Frame 1 (no input): blank canvas, image omitted
Frame 60 (no input): blank canvas, image omitted
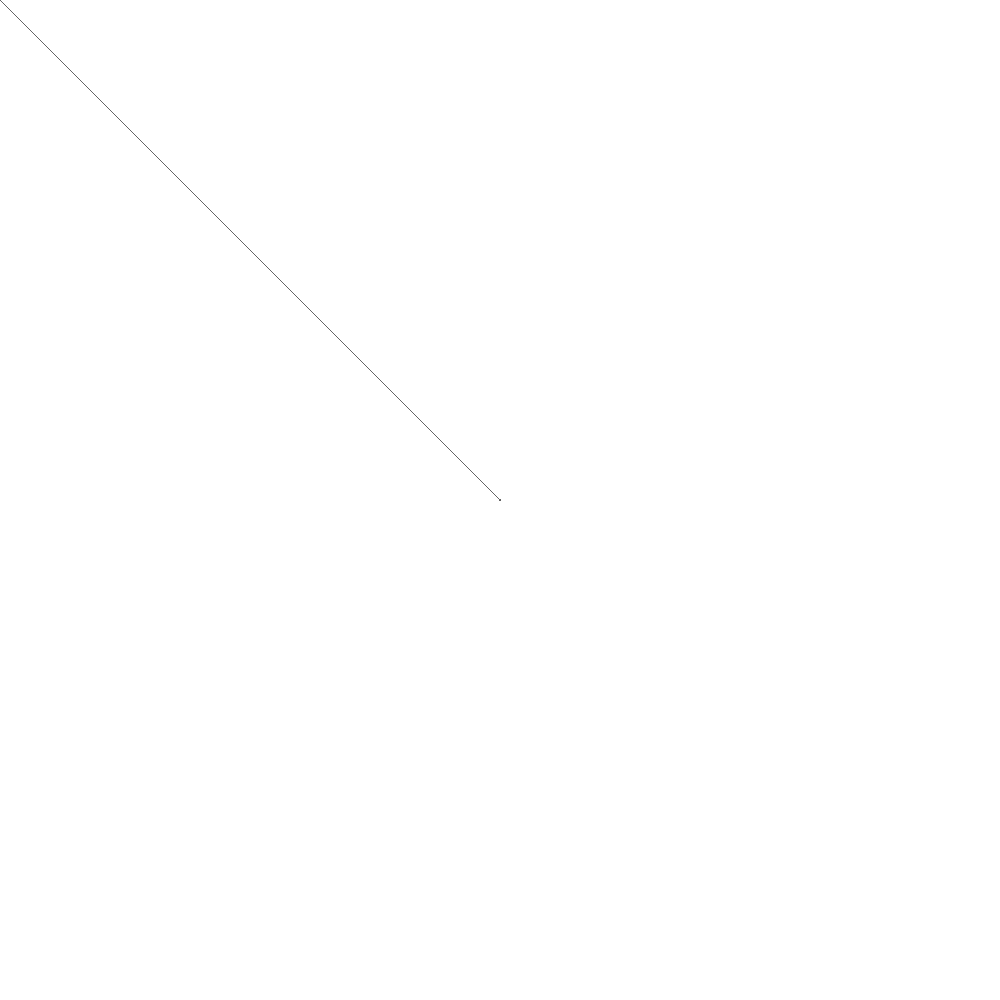
Frame 120 (the mouse pressed at the canvas centre since frame 60)

The p5.js sketch whose frames 1 and 60 were blank and that drew this single picture after the mouse press (run headless with seeded random() and noise() and a simulated clock; from frame 60 on, the mouse is pressed at the canvas centre):

// p5.js sketch
// ── sketch.js

function setup() {
  createCanvas(1000, 1000);

}


function draw() {


  var mouseSpeed = Math.abs(mouseX - pmouseX);
  stroke(100);
  strokeWeight(1);

if (mouseIsPressed){
  line(mouseX, mouseY, pmouseX, pmouseY)
  }

if (keyIsPressed){
  background(255);
}

}
